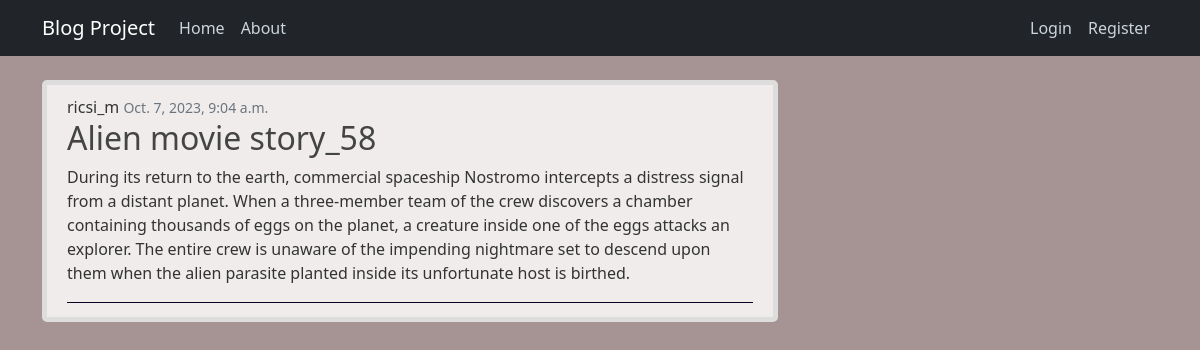
The page /post/58 on the database its author committed.
### core_blog/models.py (models this page shows, shortened)
class PostModel(models.Model):
    title = models.CharField(max_length=100)
    content = models.TextField(max_length=4000)
    date_posted = models.DateTimeField(default=timezone.now) #referencia hivatkozás
    author = models.ForeignKey(User, on_delete=models.DO_NOTHING)
    class Meta:
        db_table = 'posts'

### core_blog/views.py (the view)
# urls.py: path('post/<int:pk>', post_detail_view, name='post-detail'),
def post_detail_view(request, pk):
    if request.method == 'POST':
        return HttpResponse('Wrong request type')
    context = {
        'object': PostModel.objects.get(id=pk)
    }
    return render(request, 'blog/post_detail.html', context=context)

### templates/blog/post_detail.html (shortened to what this page needs)
{% extends 'base/base.html' %}
{% block content %}
    <article class="media content-section">
        <div class="article-metadata">
            {{ object.author }}
            <small class="text-muted">{{ object.date_posted }}</small>
            <h2 class="article-title">{{ object.title }}</h2>
            <p class="article-content">{{ object.content }}</p>
        </div>
    </article>
{% endblock %}

### static/main.css (style rules this page uses)
body { background: #a69494; color: #333333; margin-top: 5rem; }
h1, h2, h3, h4, h5, h6 { color: #444444; }
.content-section { background: #f0ecec; padding: 10px 20px; border: 5px solid #dddddd; border-radius: 5px; margin-bottom: 20px; }
.article-title { color: #444444; }
.article-content { white-space: pre-line; }
.article-metadata { padding-bottom: 1px; margin-bottom: 4px; border-bottom: 1px solid #090225 }

### rows shown on the page
PostModel: author "ricsi_m", date_posted "Oct. 7, 2023, 9:04 a.m.", title "Alien movie story_58", content "During its return to the earth, commercial spaceship Nostromo intercepts a distress signal from a distant planet. When a three-member team of the crew discovers a chamber containing thousands of eggs on the planet, a creature inside one of the eggs attacks an explorer. The entire crew is unaware of the impending nightmare set to descend upon them when the alien parasite planted inside its unfortunate host is birthed."
